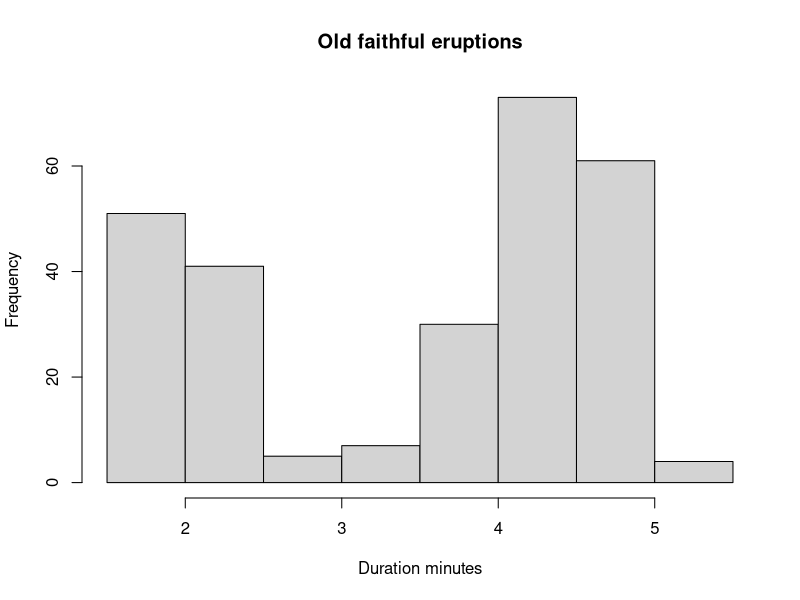
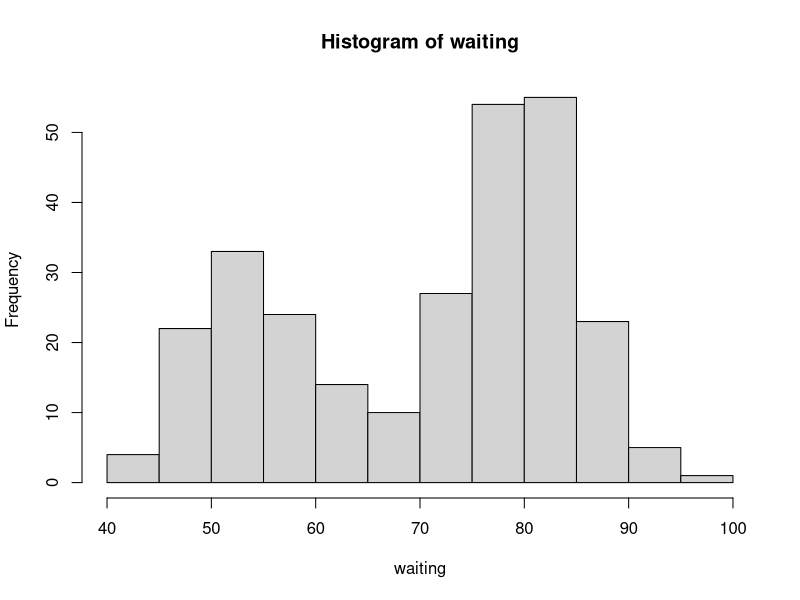
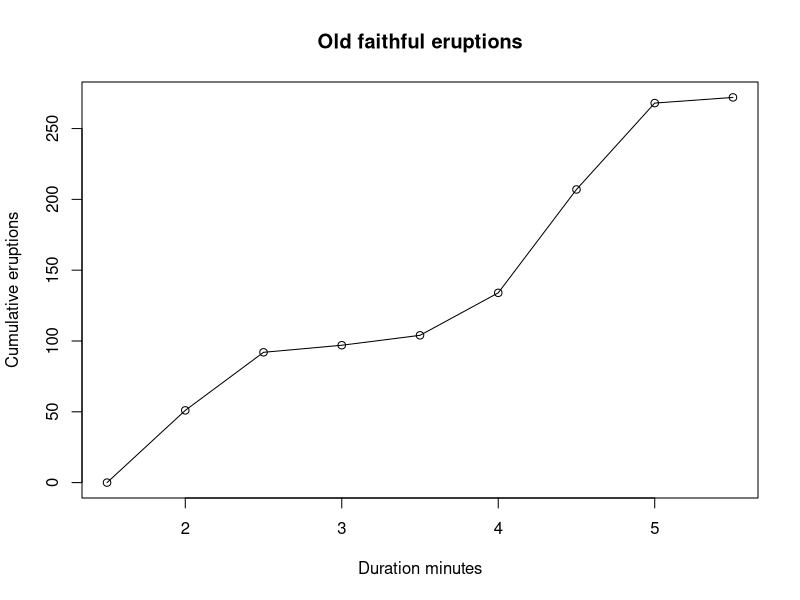
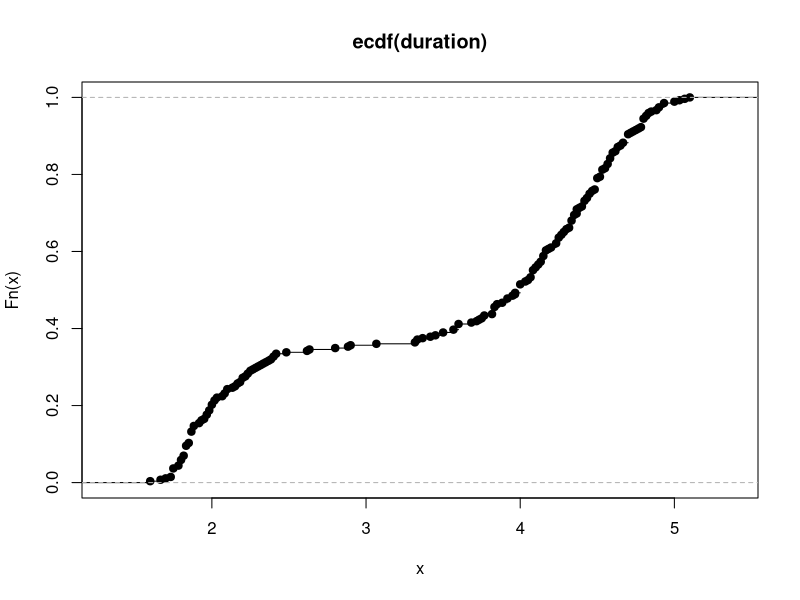

Reproduce these figures in R, in order.
# uses the built in faithful dataset which is the observations of the old faithful
# geyser in yellowstone national park!
head(faithful)
duration = faithful$eruptions
duration
range(duration)

# set break point for the scatter plot
breaks = seq(1.5,5.5,by=0.5)
breaks
# so nextclassify the eruption urations according to the half unit sub intervals with cut
duration.cut = cut(duration, breaks, right=FALSE)
duration.freq = table(duration.cut)
duration.freq

# so waiting period is same
waiting = faithful$waiting
range(waiting)
breaks2 = seq(42, 96,by=4)
waiting.cut = cut(waiting, breaks2, right=FALSE)
waiting.freq = table(waiting.cut)
waiting.freq
waiting.most = max(waiting.freq)
str(waiting.freq)

# can also plot a histogram which is pretty cool!

hist(duration, right=FALSE, main='Old faithful eruptions', xlab='Duration minutes')
hist(waiting)
# so relative frequency is just normalized by the sample size
duration.relfreq = duration.freq / nrow(faithful)
waiting.relfreq = waiting.freq / nrow(faithful)

# you can find the cumulative frequeny by th cumsum function
duration.cumfreq = cumsum(duration.freq)

# next you can plot the graph of the cumulative frequency
# add a zero element then plot the graph
cumfreq0 = c(0, cumsum(duration.freq))
plot(breaks, cumfreq0,
     main = "Old faithful eruptions",
     xlab="Duration minutes",
     ylab="Cumulative eruptions")

# then join the points with lines
lines(breaks, cumfreq0)
# it is really really cool how easy and useful most of the graphs in R are.
# the producitivty of R is seriously great in this domain compared to python
# I do think I might be able to be convinced to switch to some extent
# which is amazing!
# can build an interpolation function with a cumulative distibution function ecdf

fn = ecdf(duration)
plot(fn)
# which is cool, and really easy that!

# there are also stem and leaf plots...
